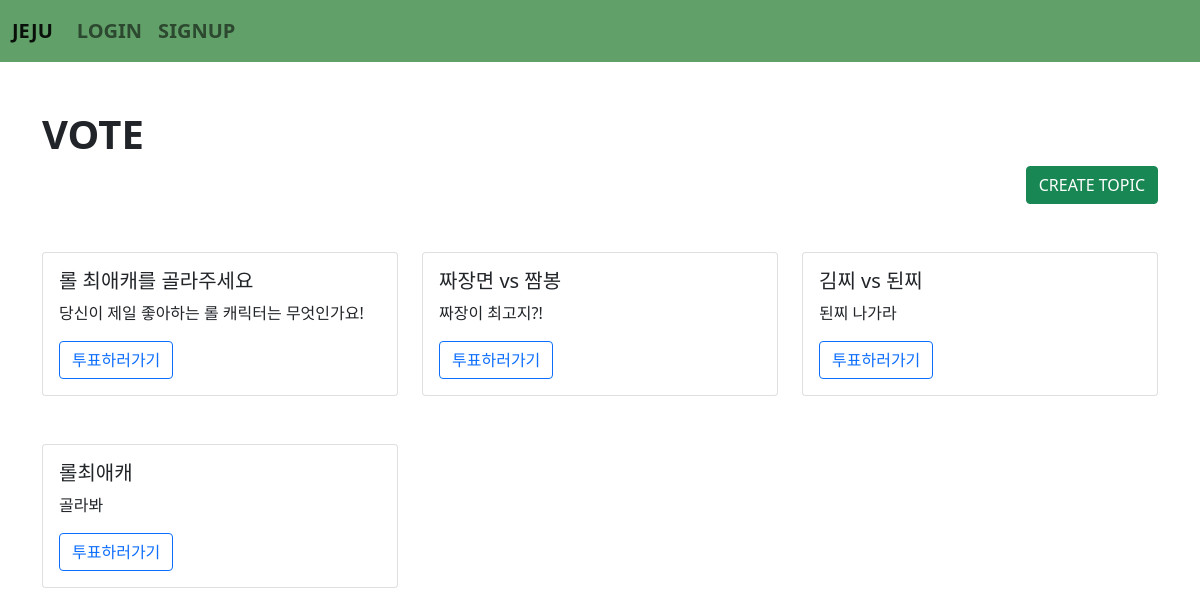
Screenshot of /vote/ with the database file from the repository.
### vote/models.py (models this page shows, shortened)
class Topic(models.Model):
    subject = models.CharField(max_length=100)
    writer = models.CharField(max_length=100)
    pubdate = models.DateTimeField()
    content = models.TextField()
    voter = models.ManyToManyField(User, blank=True)

### vote/views.py (the view)
# urls.py: path('', views.index, name="index"),
def index(request):
    t = Topic.objects.all()
    context = {
        "tlist" : t,
    }
    return render(request, "vote/index.html", context)

### template/vote/index.html
{% extends 'base.html' %}
{% block content %}
<div class="container mt-5 mb-5">
    <h1><b>VOTE</b></h1>
    <div class="text-end">
        <a href="{% url 'vote:create' %}"><button class="btn btn-success">CREATE TOPIC</button></a>
    </div>
    <div class="row">
        {% for i in tlist %}
            <div class="col-sm-4 mt-5">
                <div class="card">
                    <div class="card-body" {% if user in i.voter.all %} style="background-color: rgba(3, 234, 130, 0.285);" {% endif %}>
                        <h5 class="card-title">{{ i.subject }}</h5>
                        <p class="card-text">{{ i.content }}</p>
                        <a href="{% url 'vote:detail' i.id %}" class="btn btn-outline-primary">투표하러가기</a>
                    </div>
                </div>
            </div>
        {% endfor %}
    </div>
</div>
{% endblock %}

### rows the page displays
Topic: subject "롤 최애캐를 골라주세요", content "당신이 제일 좋아하는 롤 캐릭터는 무엇인가요!"
Topic: subject "짜장면 vs 짬봉", content "짜장이 최고지?!"
Topic: subject "김찌 vs 된찌", content "된찌 나가라"
Topic: subject "롤최애캐", content "골라봐"
